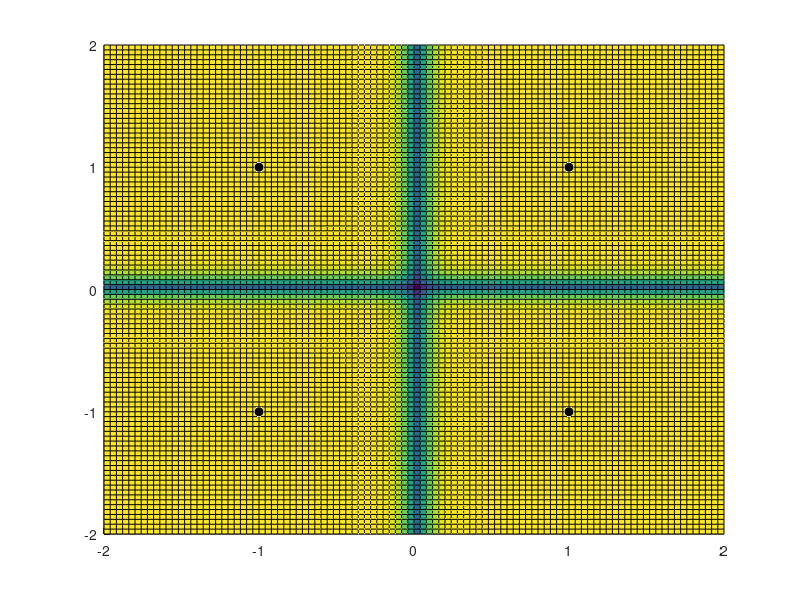

Write MATLAB code to recreate this figure. (Note: this script raises an error after producing the figure.)
close all;
clear;

plot_qpsk = false;
single_sigma = false;
    sigma_squared = .9;
    plot_individually = false;
    plot_combined = false;
multiple_sigma = true;

a = [1+j -1+j -1-j 1-j];
%% Basic Plot of QPSK
if plot_qpsk
    % a0 = 1+j -> top right         a1  |  a0
    % a1 = -1+j -> top left         ____|____
    % a2 = -1-j -> bottom left          |
    % a3 = 1-j -> bottom right      a2  |  a3
    figure();
    plot(a, 'o');
    xlim([-2 2]);
    ylim([-2 2]);
    %%% Plots axis
    xL = xlim;
    yL = ylim;
    line([0 0], yL, 'Color', 'black');  %x-axis
    line(xL, [0 0], 'Color', 'black');  %y-axis
    %%%
    grid on
end

%% Calculate Likelihood and Probabilities of a_m Given x
if single_sigma
    for re = -50:50
        for im = -50:50
            x(re+51,im+51) = (re/25) + (im/25)*j;
        end
    end
    real_x = real(x);
    imag_x = imag(x);
    
    f_x_a0 = (1/(2*pi*(sigma_squared)))*exp((-1/(2*(sigma_squared)))*abs((x-a(1)).^2));
    f_x_a1 = (1/(2*pi*(sigma_squared)))*exp((-1/(2*(sigma_squared)))*abs((x-a(2)).^2));
    f_x_a2 = (1/(2*pi*(sigma_squared)))*exp((-1/(2*(sigma_squared)))*abs((x-a(3)).^2));
    f_x_a3 = (1/(2*pi*(sigma_squared)))*exp((-1/(2*(sigma_squared)))*abs((x-a(4)).^2));
    f_x_sum = f_x_a0 + f_x_a1 + f_x_a2 + f_x_a3;
    p_a0_x = f_x_a0 ./ f_x_sum;
    p_a1_x = f_x_a1 ./ f_x_sum;
    p_a2_x = f_x_a2 ./ f_x_sum;
    p_a3_x = f_x_a3 ./ f_x_sum;
    
    %% Plot Probabilities Individually
    if plot_individually
        
        figure();
        hold on
        plot(a,'o');
        surface(real_x, imag_x, p_a0_x);
        hold off
        
        figure();
        hold on
        plot(a,'o');
        surface(real_x, imag_x, p_a1_x);
        hold off
        
        figure();
        hold on
        plot(a,'o');
        surface(real_x, imag_x, p_a2_x);
        hold off
        
        figure();
        hold on
        plot(a,'o');
        surface(real_x, imag_x, p_a3_x);
        hold off
    end
    
    %% Plot Probabilites Together
    if plot_combined
        p_am_x = max(p_a0_x, p_a1_x);
        p_am_x = max(p_a2_x, p_am_x);
        p_am_x = max(p_a3_x, p_am_x);
        
        figure();
        hold on
        plot(a,'o'); % Need to fix where this plots on the z axis
        surface(real_x, imag_x, p_am_x);
        hold off
    end
end

%% Multiple Sigma
if multiple_sigma
    
    for re = -50:50
        for im = -50:50
            x(re+51,im+51) = (re/25) + (im/25)*j;
        end
    end
    real_x = real(x);
    imag_x = imag(x);
    
    for loops = 1:10
        sigma_squared = loops/10;
        f_x_a0(loops,:,:) = (1/(2*pi*(sigma_squared)))*exp((-1/(2*(sigma_squared)))*abs((x-a(1)).^2));
        f_x_a1(loops,:,:) = (1/(2*pi*(sigma_squared)))*exp((-1/(2*(sigma_squared)))*abs((x-a(2)).^2));
        f_x_a2(loops,:,:) = (1/(2*pi*(sigma_squared)))*exp((-1/(2*(sigma_squared)))*abs((x-a(3)).^2));
        f_x_a3(loops,:,:) = (1/(2*pi*(sigma_squared)))*exp((-1/(2*(sigma_squared)))*abs((x-a(4)).^2));
        f_x_sum(loops,:,:) = f_x_a0(loops,:,:) + f_x_a1(loops,:,:) + f_x_a2(loops,:,:) + f_x_a3(loops,:,:);
        p_a0_x(loops,:,:) = f_x_a0(loops,:,:) ./ f_x_sum(loops,:,:);
        p_a1_x(loops,:,:) = f_x_a1(loops,:,:) ./ f_x_sum(loops,:,:);
        p_a2_x(loops,:,:) = f_x_a2(loops,:,:) ./ f_x_sum(loops,:,:);
        p_a3_x(loops,:,:) = f_x_a3(loops,:,:) ./ f_x_sum(loops,:,:);
        
        p_am_x(loops,:,:) = max(p_a0_x(loops,:,:), p_a1_x(loops,:,:));
        p_am_x(loops,:,:) = max(p_a2_x(loops,:,:), p_am_x(loops,:,:));
        p_am_x(loops,:,:) = max(p_a3_x(loops,:,:), p_am_x(loops,:,:));
        
        probability_plot(:,:) = p_am_x(loops,:,:);
        probability_at_a = [probability_plot(76,76) probability_plot(26,76) probability_plot(26,76) probability_plot(76,26)];
        figure();
        hold on
        plot3(real(a), imag(a), probability_at_a, 'o', 'MarkerFaceColor', 'black', 'Color', 'black');
        surface(real_x, imag_x, probability_plot);
        title("\sigma^2 = " + string(sigma_squared));
        xlabel('real');
        ylabel('imaginary');
        zlabel('symbol probability');
        view(45, 60);
        colormap(jet);
        hold off
    end
end
